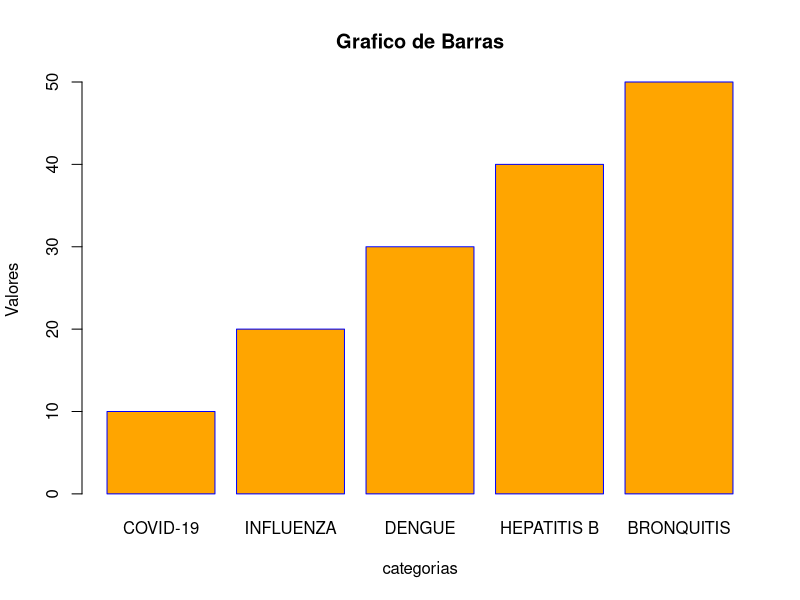

This figure's R source:
## ---- chunk 1
#ENFERMEDADES INFECCIOSAS
Categorias<-c("COVID-19", "INFLUENZA" , "DENGUE" , "HEPATITIS B" , "BRONQUITIS")
Valores<-c(10,20,30,40,50)

## ---- chunk 2
# generando el grafico de barras

barplot(Valores,names.arg = Categorias,col = "orange" ,main = "Grafico de Barras",
        xlab = "categorias", ylab = "Valores",border = "blue") 
 
